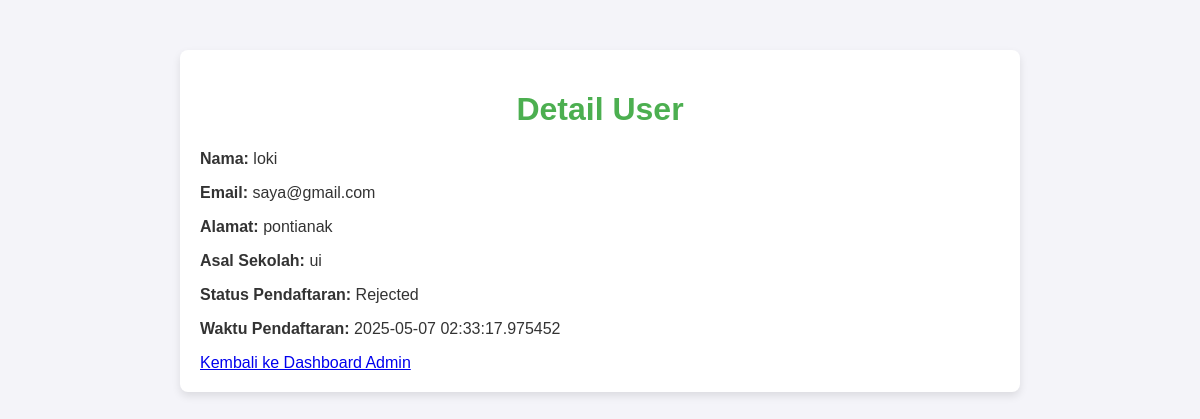
Page /user_detail/1 on the committed database.
### models.py (models this page shows)
class User(db.Model):
    id = db.Column(db.Integer, primary_key=True)
    name = db.Column(db.String(100), nullable=False)
    email = db.Column(db.String(100), unique=True, nullable=False)
    password = db.Column(db.String(100), nullable=False)
    status = db.Column(db.String(20), default='Pending')  # Pending, Approved, Rejected
    school = db.Column(db.String(100), nullable=True)  # Asal sekolah
    address = db.Column(db.String(200), nullable=True)  # Data diri
    created_at = db.Column(db.DateTime, default=datetime.utcnow)  # Waktu pendaftaran

### app.py (the view)
@app.route('/user_detail/<int:user_id>')
def user_detail(user_id):
    user = User.query.get(user_id)
    if not user:
        flash('User tidak ditemukan.')
        return redirect(url_for('dashboard_admin'))
    return render_template('user_detail.html', user=user)

### templates/user_detail.html (shortened to what this page needs)
<!DOCTYPE html>
<html>
<head>
    <link rel="stylesheet" type="text/css" href="{{ url_for('static', filename='css/styles.css') }}">
</head>
<body>
    <div class="container">
        <h1>Detail User</h1>
        <p><strong>Nama:</strong> {{ user.name }}</p>
        <p><strong>Email:</strong> {{ user.email }}</p>
        <p><strong>Alamat:</strong> {{ user.address }}</p>
        <p><strong>Asal Sekolah:</strong> {{ user.school }}</p>
        <p><strong>Status Pendaftaran:</strong> {{ user.status }}</p>
        <p><strong>Waktu Pendaftaran:</strong> {{ user.created_at }}</p>
        <a href="{{ url_for('dashboard_admin') }}" class="btn">Kembali ke Dashboard Admin</a>
    </div>
</body>
</html>

### static/css/styles.css (style rules this page uses)
body { font-family: Arial, sans-serif; margin: 0; padding: 0; background-color: #f4f4f9; color: #333; }
.container { max-width: 800px; margin: 50px auto; padding: 20px; background: #fff; border-radius: 8px; box-shadow: 0 4px 8px rgba(0, 0, 0, 0.1); }
h1 { text-align: center; color: #4CAF50; }

### rows in the picture
User: name "loki", email "saya@gmail.com", address "pontianak", school "ui", status "Rejected", created_at "2025-05-07 02:33:17.975452"
